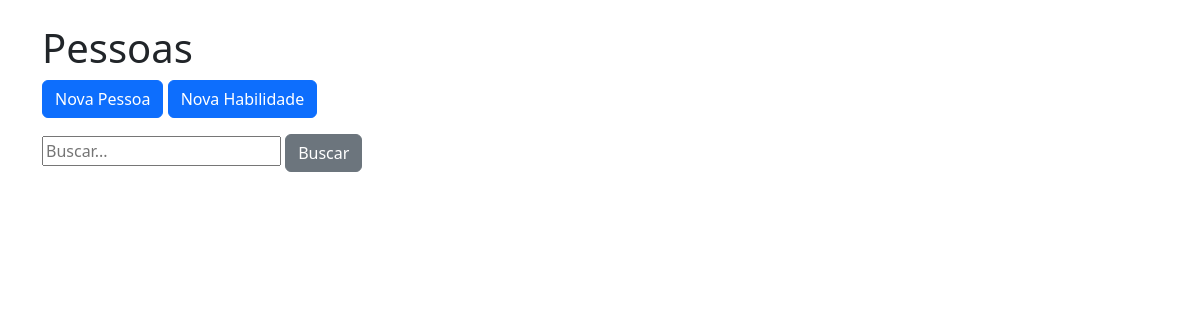
The app's page /, older data.
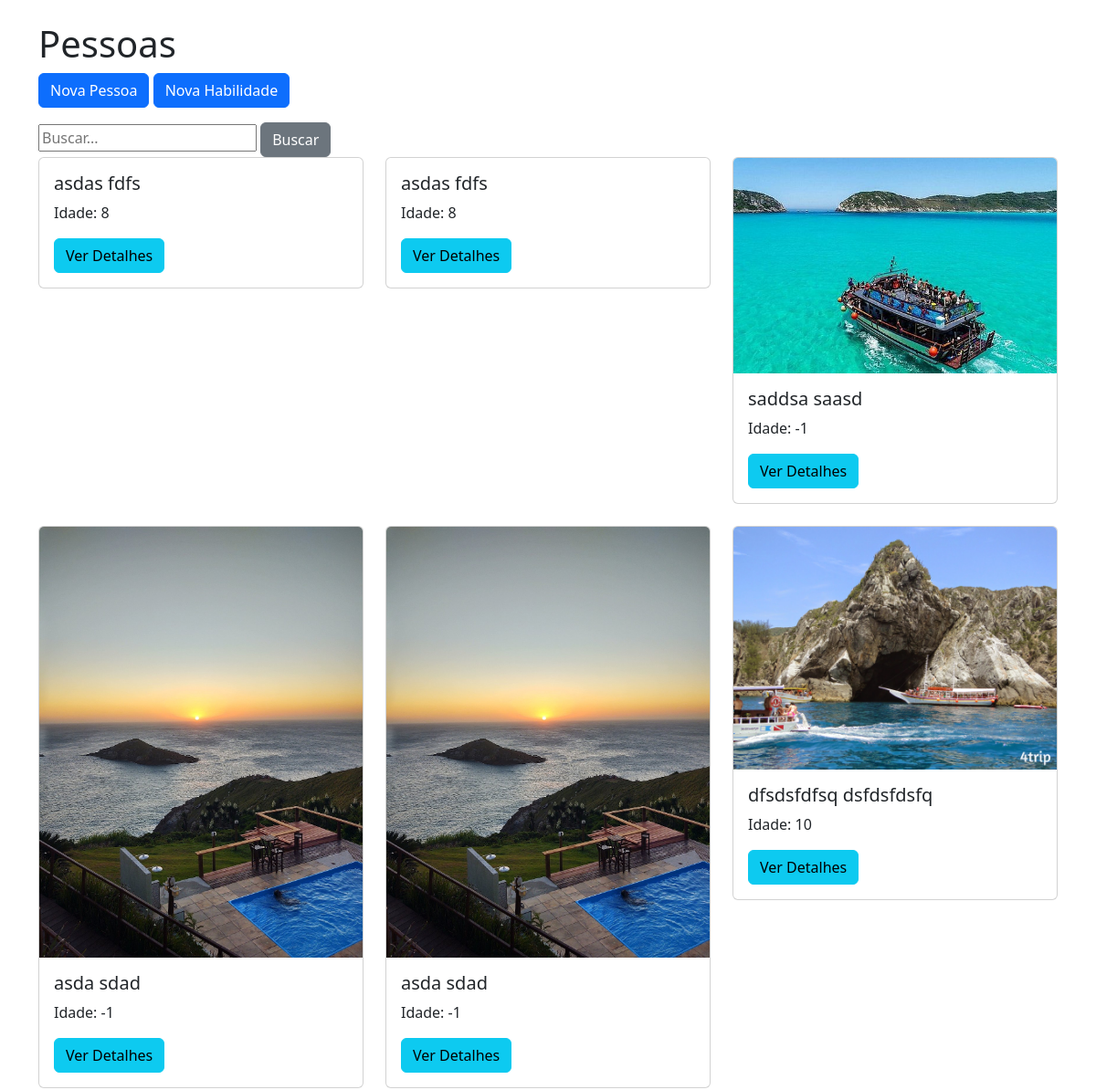
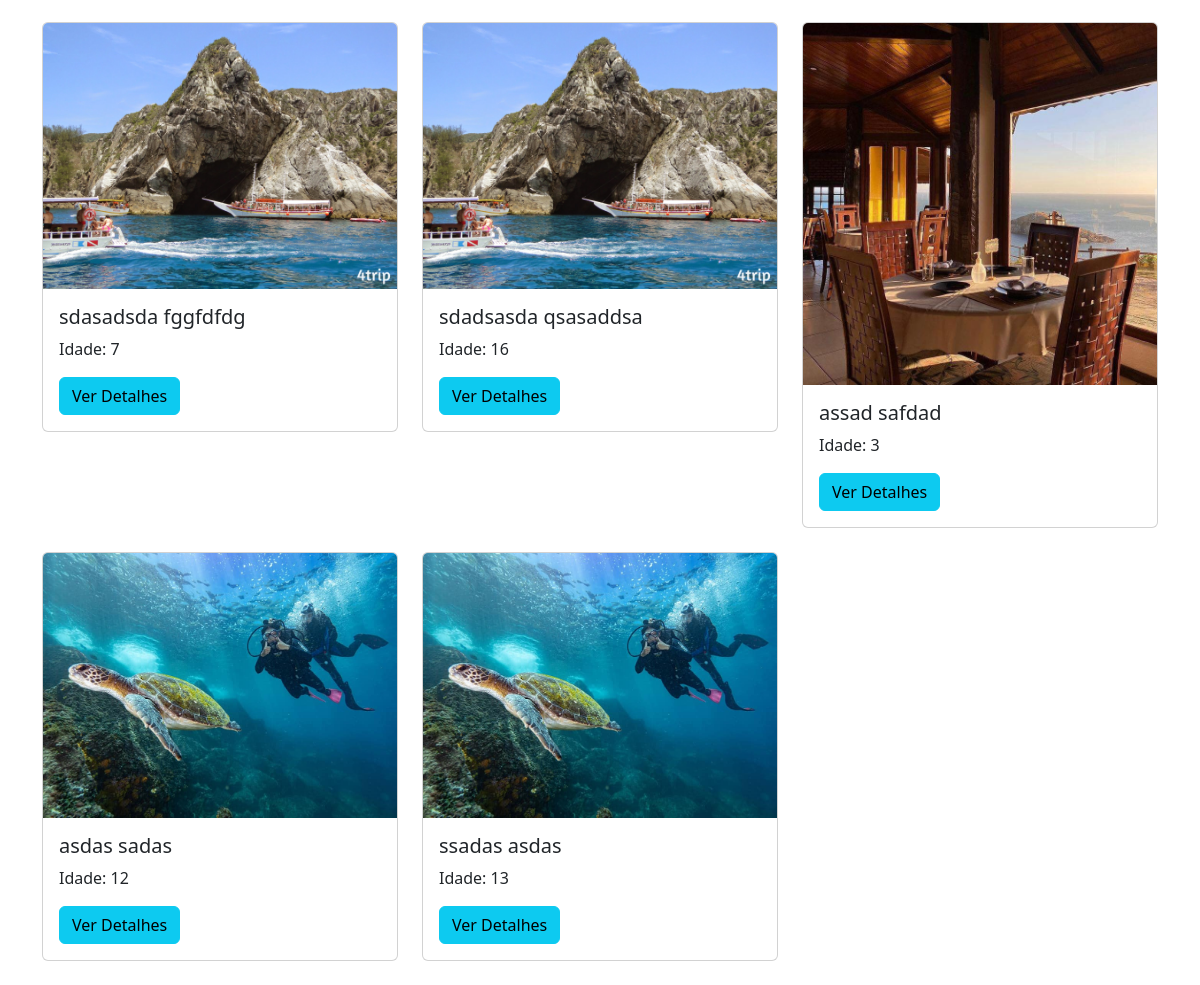
The same page, newer data (2 pictures, top to bottom).
### cadastro_exemplo/models.py (models this page shows, shortened)
class Pessoa(models.Model):
    nome = models.CharField(max_length=100)
    sobrenome = models.CharField(max_length=100)
    data_aniversario = models.DateField()
    url_portfolio = models.URLField(blank=True, null=True)
    imagem = models.ImageField(upload_to='pessoas/', blank=True, null=True)
    criado_em = models.DateTimeField(auto_now_add=True)
    atualizado_em = models.DateTimeField(auto_now=True)
    habilidades = models.ManyToManyField('Habilidade', blank=True)
    @property
    def idade(self):
        return (now().date() - self.data_aniversario).days // 365
    def get_absolute_url(self):
        return reverse('detalhe_pessoa', args=[str(self.id)])

### cadastro_exemplo/views.py (the view)
# urls.py: path('', views.PessoaListView.as_view(), name='lista_pessoas'),
class PessoaListView(ListView):
    model = Pessoa
    template_name = 'cadastro_exemplo/lista.html'
    context_object_name = 'pessoas'
    paginate_by = 100

### cadastro_exemplo/templates/cadastro_exemplo/lista.html
{% extends 'base.html' %}
{% block content %}
<h1>Pessoas</h1>
<a href="{% url 'criar_pessoa' %}" class="btn btn-primary mb-3">Nova Pessoa</a>
<a href="{% url 'criar_habilidade' %}" class="btn btn-primary mb-3">Nova Habilidade</a>
<form method="get" action="{% url 'buscar_pessoa' %}">
    <input type="text" name="q" placeholder="Buscar...">
    <button type="submit" class="btn btn-secondary">Buscar</button>
</form>
<div class="row">
    {% for pessoa in pessoas %}
    <div class="col-md-4 mb-4">
        <div class="card">
            {% if pessoa.imagem %}
            <img src="{{ pessoa.imagem.url }}" class="card-img-top" alt="{{ pessoa.nome }}">
            {% endif %}
            <div class="card-body">
                <h5 class="card-title">{{ pessoa.nome }} {{ pessoa.sobrenome }}</h5>
                <p class="card-text">Idade: {{ pessoa.idade }}</p>
                <a href="{{ pessoa.get_absolute_url }}" class="btn btn-info">Ver Detalhes</a>
            </div>
        </div>
    </div>
    {% endfor %}
</div>
{% endblock %}

### cadastro_exemplo/templates/base.html (shortened to what this page needs)
<!DOCTYPE html>
<html>
<head>
    <link href="https://cdn.jsdelivr.net/npm/bootstrap@5.3.0/dist/css/bootstrap.min.css" rel="stylesheet">
</head>
<body>
    <div class="container mt-4">
        {% block content %}{% endblock %}
    </div>
</body>
</html>

Row changes from the older to the newer data that the page shows:
added Pessoa: nome "asdas", sobrenome "fdfs", idade "8"
added Pessoa: nome "asdas", sobrenome "fdfs", idade "8"
added Pessoa: imagem (picture), nome "saddsa", sobrenome "saasd", idade "-1"
added Pessoa: imagem (picture), nome "asda", sobrenome "sdad", idade "-1"
added Pessoa: imagem (picture), nome "asda", sobrenome "sdad", idade "-1"
added Pessoa: imagem (picture), nome "dfsdsfdfsq", sobrenome "dsfdsfdsfq", idade "10"
added Pessoa: imagem (picture), nome "sdasadsda", sobrenome "fggfdfdg", idade "7"
added Pessoa: imagem (picture), nome "sdadsasda", sobrenome "qsasaddsa", idade "16"
added Pessoa: imagem (picture), nome "assad", sobrenome "safdad", idade "3"
added Pessoa: imagem (picture), nome "asdas", sobrenome "sadas", idade "12"
added Pessoa: imagem (picture), nome "ssadas", sobrenome "asdas", idade "13"
